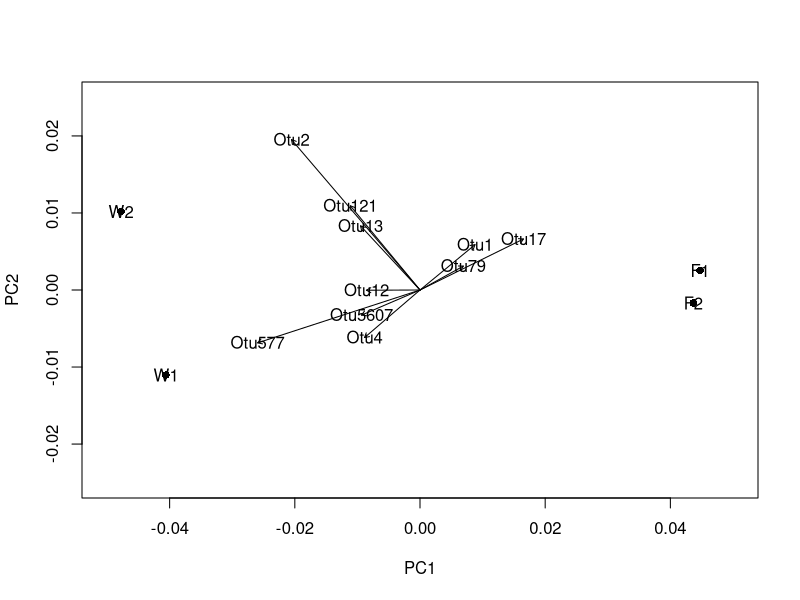

R code for this plot:
#Read OTU abundance table
cols <- c("OTU", "W1", "F1", "F2", "W2", "Domain", "Kingdom", 
          "Division", "Class", "Order", "Family", "Genus_Species")
data <- read.table("OTU_table_for_biom_stu.txt", 
                   col.names = cols, skip = 2, fill = TRUE)
head(data)


#Dominance (count to ratio)
for(i in 2:5){
  data[, i] <- data[, i] / sum(data[, i])
}
#Blank to NA
for(i in 6:12){
  data[which(data[, i] == ""), i] <- NA
  data[, i] <- as.factor(data[, i])
}
summary(data)


#PCA
X <- as.matrix(t(data[, 2:5]))
pca <- prcomp(X)
summary(pca)
pca$x


#plot principal component score
plot(pca$x[, c(1, 2)], xlim=c(-0.05, 0.05), ylim=c(-0.025, 0.025), pch=16)
text(pca$x[, 1], pca$x[, 2], rownames(pca$x))
#plot principal component loading (x0.05)
ld_1 <- data.frame(pca$rotation)
rownames(ld_1) <- data$OTU
ld_1.select <- ld_1[order(abs(ld_1$PC1), decreasing = TRUE), ]
arrows(0, 0, ld_1.select$PC1[1:10]*0.05, ld_1.select$PC2[1:10]*0.05, col="black", length = 0.05)
text(ld_1.select$PC1[1:10]*0.05, ld_1.select$PC2[1:10]*0.05, rownames(ld_1.select)[1:10])

#Search OTU
data[data$OTU %in% rownames(ld_1.select)[1:10], ]
